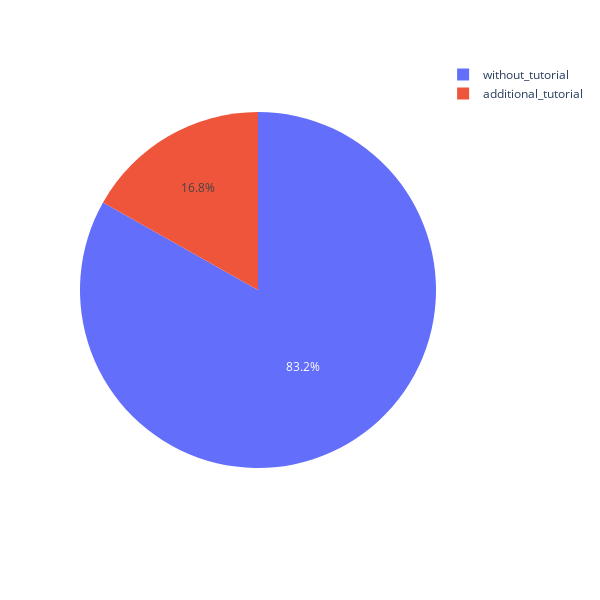

The notebook cell saved with this chart:
### Code cell
#Визуализация 
fig_hip1_2 = px.pie(
    data_frame=hip3_df,
    names='name',
    values='cnt_users',
    height=600,
    width=600
)

fig_hip1_2.show()

### Figure 1 — Plotly figure (JSON) as saved in the notebook; plotly's stock layout.template omitted (floating-point values rounded to 4 significant figures)
{"data": [{"domain": {"x": [0, 1], "y": [0, 1]}, "hovertemplate": "name=%{label}<br>cnt_users=%{value}<extra></extra>", "labels": ["without_tutorial", "additional_tutorial"], "legendgroup": "", "name": "", "showlegend": true, "type": "pie", "values": [6856, 1386]}], "layout": {"height": 600, "legend": {"tracegroupgap": 0}, "margin": {"t": 60}, "width": 600}}
